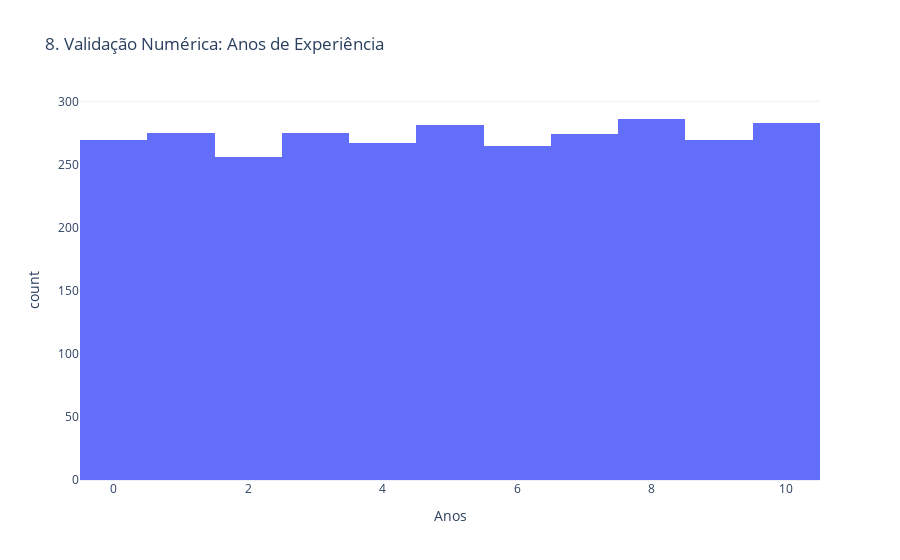

The code cell stored with this chart in its notebook:
### Markdown cell above
# Gráfico 8: Distribuição Numérica (Experiência)
utilizada para validar a consistência dos valores numéricos, identificar outliers e compreender o perfil de senioridade predominante no dataset.

### Code cell
exp_dist = df_raw.select("required_experience_years").toPandas()

fig8 = px.histogram(exp_dist, x="required_experience_years", nbins=15,
                    title='8. Validação Numérica: Anos de Experiência',
                    labels={'required_experience_years':'Anos'})
fig8.show()

### Figure 1 — Plotly figure (JSON) as saved in the notebook; plotly's stock layout.template omitted (floating-point values rounded to 4 significant figures; data arrays with more than 128 entries replaced by an {"elided": "..."} marker saying what was removed)
{"data": [{"bingroup": "x", "hovertemplate": "Anos=%{x}<br>count=%{y}<extra></extra>", "legendgroup": "", "marker": {"color": "#636efa", "pattern": {"shape": ""}}, "name": "", "nbinsx": 15, "orientation": "v", "showlegend": false, "x": {"elided": "3000 int values"}, "xaxis": "x", "yaxis": "y", "type": "histogram"}], "layout": {"xaxis": {"anchor": "y", "domain": [0.0, 1.0], "title": {"text": "Anos"}}, "yaxis": {"anchor": "x", "domain": [0.0, 1.0], "title": {"text": "count"}}, "legend": {"tracegroupgap": 0}, "title": {"text": "8. Validação Numérica: Anos de Experiência"}, "barmode": "relative"}}
